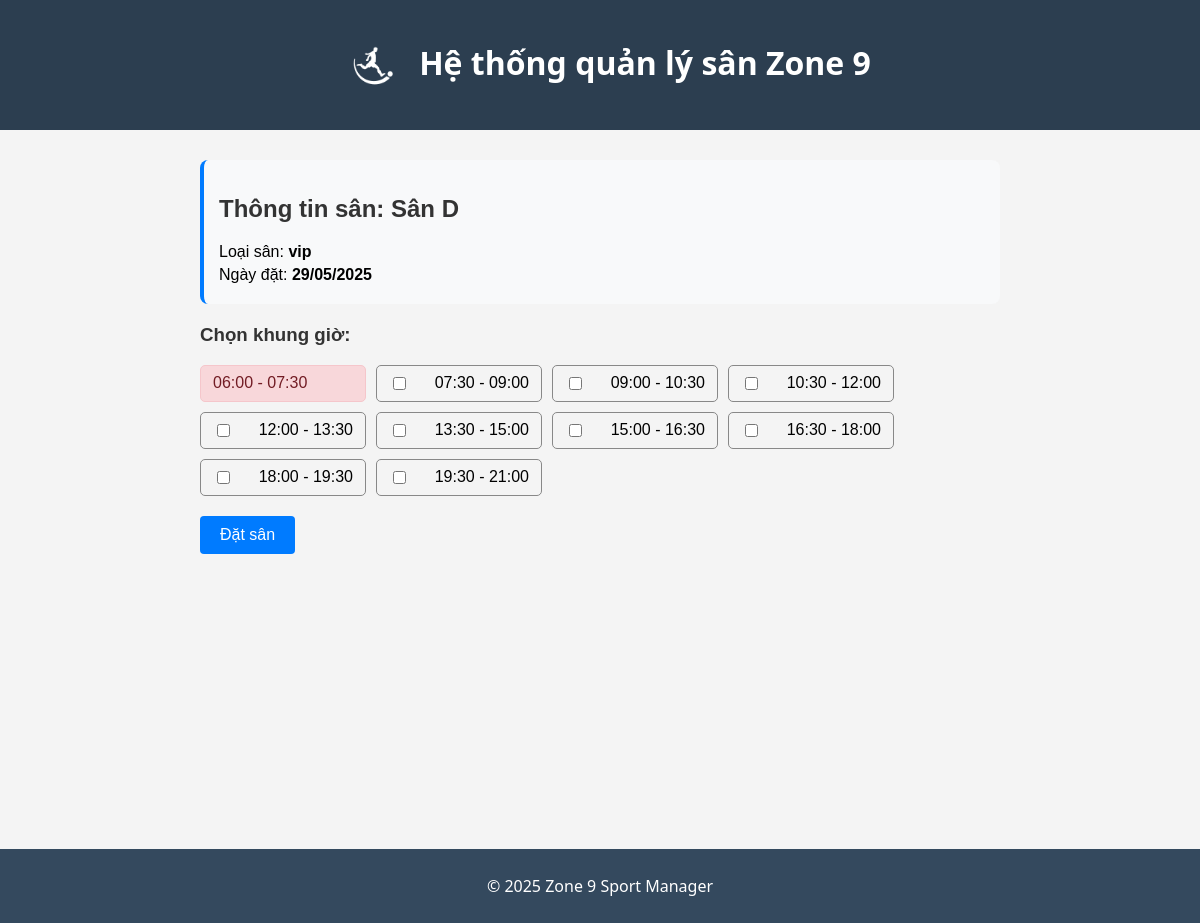
The app's page /pages/field_detail.php?id=4 with its own data.
### tables this page shows
CREATE TABLE `fields` (
  `id` int(11) NOT NULL,
  `name` varchar(50) NOT NULL,
  `type` enum('vip','thường') NOT NULL DEFAULT 'thường',
  `open_time` time NOT NULL DEFAULT '06:00:00',
  `close_time` time NOT NULL DEFAULT '22:00:00'
);

CREATE TABLE `bookings` (
  `id` int(11) NOT NULL,
  `field_id` int(11) NOT NULL,
  `customer_name` varchar(100) DEFAULT NULL,
  `customer_phone` varchar(20) NOT NULL,
  `date` date NOT NULL,
  `start_time` time NOT NULL,
  `end_time` time NOT NULL,
  `created_at` timestamp NOT NULL DEFAULT current_timestamp()
);

### pages/field_detail.php (the view, shortened to what this page needs)
<?php
require_once '../includes/db.php';
include '../includes/header.php';
$field_id = isset($_GET['id']) ? (int)$_GET['id'] : 0;
$stmt = $conn->prepare("SELECT * FROM fields WHERE id = ?");
$stmt->bind_param("i", $field_id);
$stmt->execute();
$result = $stmt->get_result();
$field = $result->fetch_assoc();
$booked_slots = [];
$today = date('Y-m-d');
$booked_stmt = $conn->prepare("SELECT start_time, end_time, customer_name, customer_phone FROM bookings WHERE field_id = ? AND date = ?");
$booked_stmt->bind_param("is", $field_id, $today);
$booked_stmt->execute();
$result = $booked_stmt->get_result();
while ($row = $result->fetch_assoc()) {
    $slot = date("H:i", strtotime($row['start_time'])) . " - " . date("H:i", strtotime($row['end_time']));
    $booked_slots[$slot] = [
        'customer_name' => $row['customer_name'],
        'customer_phone' => $row['customer_phone'],
    ];
}
function generate_time_slots($start = '06:00', $end = '22:00') {
    $slots = [];
    $start_time = strtotime($start);
    $end_time = strtotime($end);
    while ($start_time + 90 * 60 <= $end_time) {
        $slot_start = date("H:i", $start_time);
        $slot_end = date("H:i", $start_time + 90 * 60);
        $slots[] = "$slot_start - $slot_end";
        $start_time += 90 * 60;
    }
    return $slots;
}
$time_slots = generate_time_slots();
echo '<link rel="stylesheet" href="../css/style.css">';
?>
<div class="container">
    <div class="field-info">
        <h2>Thông tin sân: <?= htmlspecialchars($field['name']) ?></h2>
        <p>Loại sân: <strong><?= htmlspecialchars($field['type']) ?></strong></p>
        <p>Ngày đặt: <strong><?= date('d/m/Y', strtotime($today)) ?></strong></p>
    </div>
    <form id="booking-form">
        <h3>Chọn khung giờ:</h3>
        <div class="time-slots">
            <?php foreach ($time_slots as $slot): ?>
                <?php if (isset($booked_slots[$slot])): ?>
                    <label class="booked tooltip" data-slot="<?= htmlspecialchars($slot) ?>">
                        <span><?= htmlspecialchars($slot) ?></span>
                    </label>
                <?php else: ?>
                    <label>
                        <input type="checkbox" name="slots[]" value="<?= htmlspecialchars($slot) ?>">
                        <?= htmlspecialchars($slot) ?>
                    </label>
                <?php endif; ?>
            <?php endforeach; ?>
        </div>
        <button type="submit" class="btn">Đặt sân</button>
    </form>
</div>
<?php include '../includes/footer.php'; ?>

### css/style.css (style rules this page uses)
body { font-family: 'Segoe UI', sans-serif; margin: 0; background: #f4f4f4; }
.container { max-width: 800px; margin: 30px auto; font-family: Arial, sans-serif; }
h2, h3 { color: #333; }
.time-slots { display: flex; flex-wrap: wrap; gap: 10px; margin-bottom: 20px; }
.time-slots label { border: 1px solid #888; padding: 8px 12px; border-radius: 5px; cursor: pointer; user-select: none; transition: background-color 0.3s; min-width: 140px; display: flex; justify-content: space-between; align-items: center; }
.time-slots label.booked { background-color: #f8d7da; border-color: #f5c6cb; cursor: pointer; color: #721c24; position: relative; }
.time-slots input[type=checkbox] { margin-right: 8px; }
.tooltip { position: relative; display: inline-block; cursor: pointer; color: #721c24; }
.btn { padding: 10px 20px; background-color: #007bff; border: none; border-radius: 4px; color: white; cursor: pointer; font-size: 16px; transition: background-color 0.2s; }
.field-info { background-color: #f8f9fa; padding: 15px; border-radius: 8px; margin-bottom: 20px; border-left: 4px solid #007bff; }
.field-info p { margin: 5px 0; }
#booking-form { height: 485px; }

### records on screen
fields: name "Sân D", type "vip"
bookings: slot "06:00 - 07:30"

### other values on screen
date('d/m/Y', strtotime($today)) "29/05/2025"
$slot "07:30 - 09:00"
$slot "09:00 - 10:30"
$slot "10:30 - 12:00"
$slot "12:00 - 13:30"
$slot "13:30 - 15:00"
$slot "15:00 - 16:30"
$slot "16:30 - 18:00"
$slot "18:00 - 19:30"
$slot "19:30 - 21:00"
